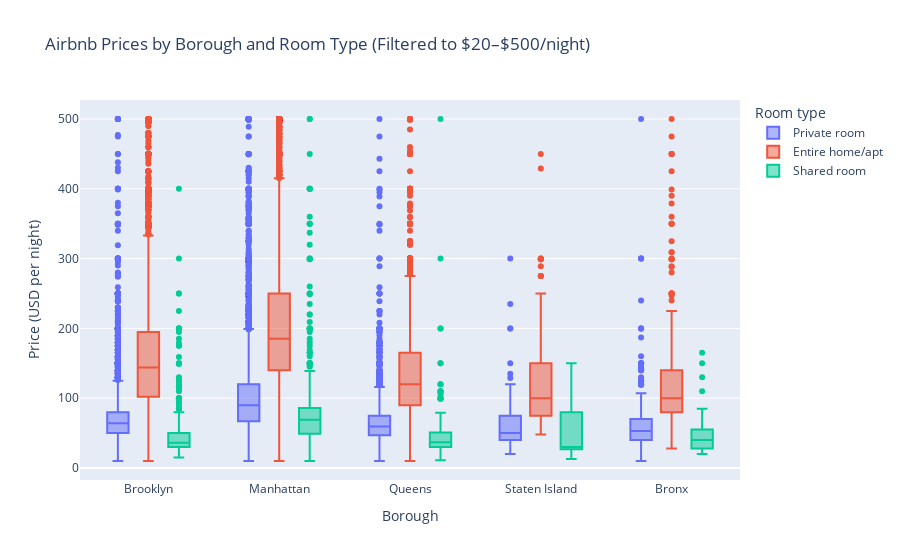

Source (notebook cell):
### Markdown cell above
The table above shows how prices vary within each borough by room type.  
To visualize these differences more clearly, I create a boxplot with prices on the y-axis, boroughs on the x-axis, and different colors for room types.

### Code cell
fig = px.box(
    airbnb_clean,
    x="neighbourhood_group",
    y="price",
    color="room_type",
    points="outliers",
    title="Airbnb Prices by Borough and Room Type (Filtered to $20–$500/night)",
    labels={
        "neighbourhood_group": "Borough",
        "price": "Price (USD per night)",
        "room_type": "Room type",
    },
)


fig.show()

fig.write_image("fig1.png")
from IPython.display import Image

Image(filename="fig1.png")

### Figure 1 — Plotly figure (JSON) as saved in the notebook; plotly's stock layout.template omitted (floating-point values rounded to 4 significant figures; data arrays with more than 128 entries replaced by an {"elided": "..."} marker saying what was removed)
{"data": [{"alignmentgroup": "True", "boxpoints": "outliers", "hovertemplate": "Room type=Private room<br>Borough=%{x}<br>Price (USD per night)=%{y}<extra></extra>", "legendgroup": "Private room", "marker": {"color": "#636efa"}, "name": "Private room", "notched": false, "offsetgroup": "Private room", "orientation": "v", "showlegend": true, "type": "box", "x": {"elided": "22176 str values"}, "x0": " ", "xaxis": "x", "y": {"elided": "22176 int values"}, "y0": " ", "yaxis": "y"}, {"alignmentgroup": "True", "boxpoints": "outliers", "hovertemplate": "Room type=Entire home/apt<br>Borough=%{x}<br>Price (USD per night)=%{y}<extra></extra>", "legendgroup": "Entire home/apt", "marker": {"color": "#EF553B"}, "name": "Entire home/apt", "notched": false, "offsetgroup": "Entire home/apt", "orientation": "v", "showlegend": true, "type": "box", "x": {"elided": "24514 str values"}, "x0": " ", "xaxis": "x", "y": {"elided": "24514 int values"}, "y0": " ", "yaxis": "y"}, {"alignmentgroup": "True", "boxpoints": "outliers", "hovertemplate": "Room type=Shared room<br>Borough=%{x}<br>Price (USD per night)=%{y}<extra></extra>", "legendgroup": "Shared room", "marker": {"color": "#00cc96"}, "name": "Shared room", "notched": false, "offsetgroup": "Shared room", "orientation": "v", "showlegend": true, "type": "box", "x": {"elided": "1150 str values"}, "x0": " ", "xaxis": "x", "y": {"elided": "1150 int values"}, "y0": " ", "yaxis": "y"}], "layout": {"boxmode": "group", "legend": {"title": {"text": "Room type"}, "tracegroupgap": 0}, "title": {"text": "Airbnb Prices by Borough and Room Type (Filtered to $20–$500/night)"}, "xaxis": {"anchor": "y", "domain": [0, 1], "title": {"text": "Borough"}}, "yaxis": {"anchor": "x", "domain": [0, 1], "title": {"text": "Price (USD per night)"}}}}
